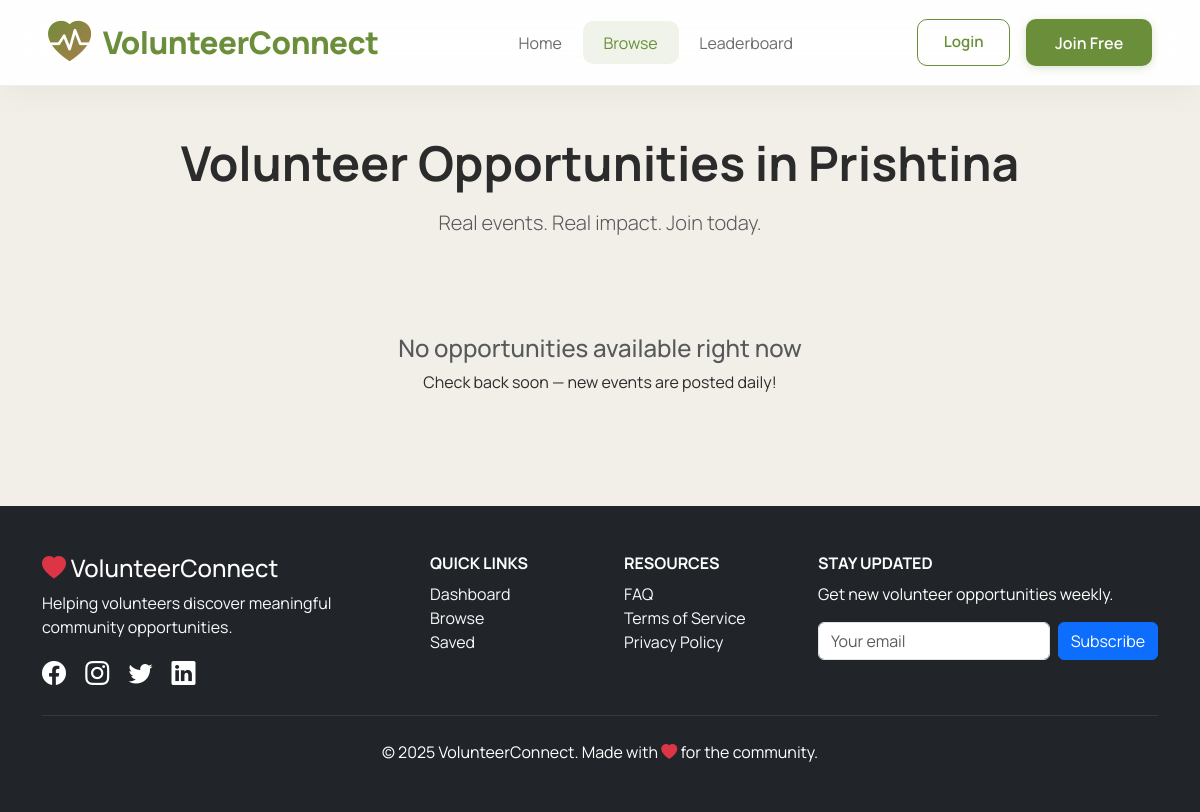
/public_browse.php, run on an earlier commit of the app's database.
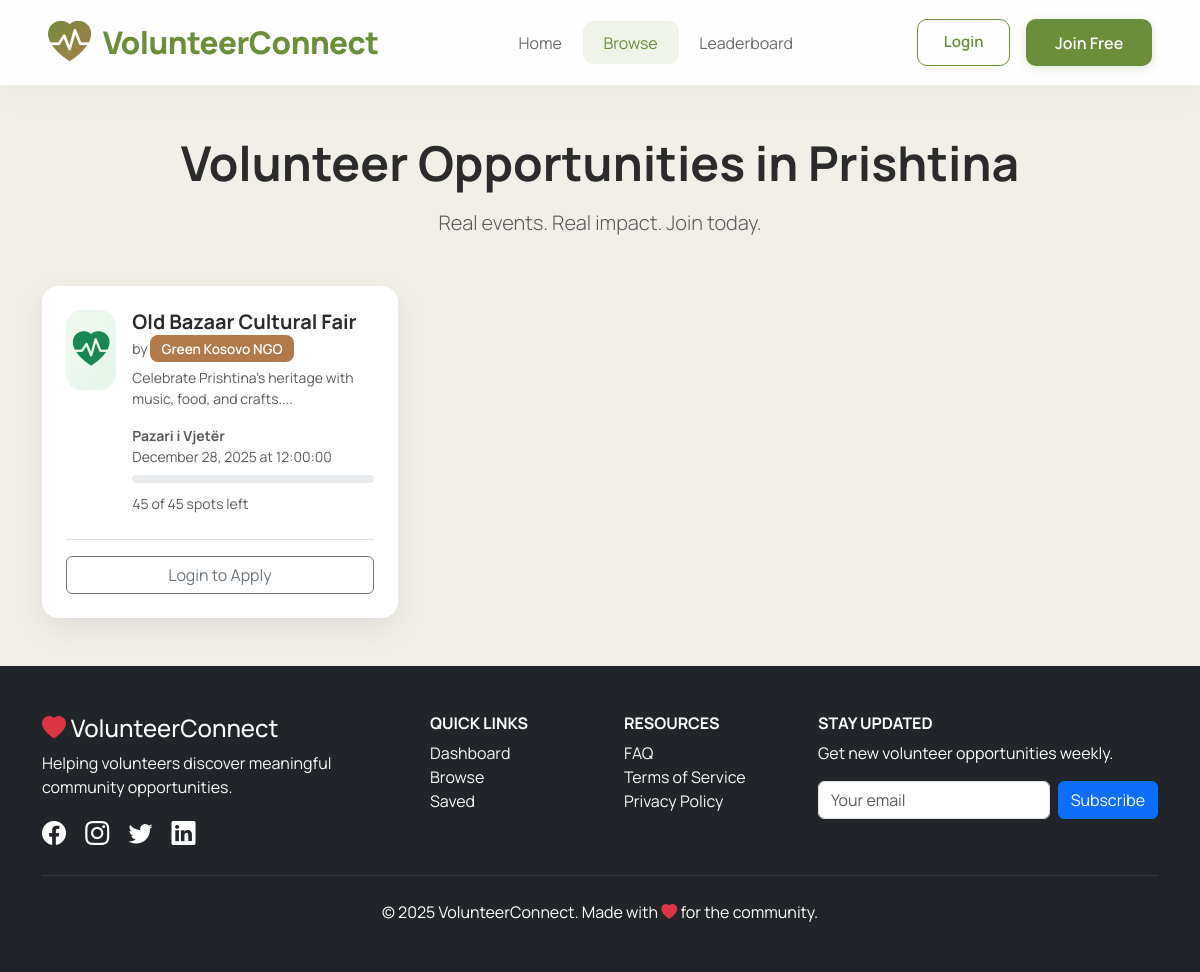
And on a later commit of the database.
### tables this page shows
CREATE TABLE opportunities (
    id INT AUTO_INCREMENT PRIMARY KEY,
    title VARCHAR(255) NOT NULL,
    description TEXT NOT NULL,
    category VARCHAR(50) DEFAULT 'General',
    location_name VARCHAR(255) NOT NULL,
    latitude DECIMAL(10,8) NULL,
    longitude DECIMAL(11,8) NULL,
    date DATE NOT NULL,
    time TIME NULL,
    slots INT DEFAULT 20,
    filled_slots INT DEFAULT 0,
    organization_id INT NOT NULL,
    created_at TIMESTAMP DEFAULT CURRENT_TIMESTAMP,
    FOREIGN KEY (organization_id) REFERENCES users(id) ON DELETE CASCADE,
    INDEX idx_date (date),
    INDEX idx_category (category)
);

CREATE TABLE users (
    id INT AUTO_INCREMENT PRIMARY KEY,
    name VARCHAR(100) NOT NULL,
    email VARCHAR(150) UNIQUE NOT NULL,
    password VARCHAR(255) NOT NULL,
    role ENUM('user','volunteer','organization','admin') DEFAULT 'user',
    status ENUM('pending','approved','rejected') DEFAULT 'approved',
    phone VARCHAR(20) DEFAULT NULL,
    total_hours INT DEFAULT 0,
    total_verified_hours INT DEFAULT 0,
    created_at TIMESTAMP DEFAULT CURRENT_TIMESTAMP,
    INDEX idx_role (role),
    INDEX idx_email (email)
);

### public_browse.php (the view, shortened to what this page needs)
<?php
require_once 'config/config.php';
include_once 'includes/header.php';
$is_logged_in = !empty($_SESSION['logged_in']);
$stmt = $conn->prepare("
    SELECT o.*, u.name AS org_name,
           (o.slots - COALESCE(COUNT(CASE WHEN a.status = 'confirmed' THEN 1 END), 0)) AS spots_left
    FROM opportunities o
    LEFT JOIN users u ON o.organization_id = u.id
    LEFT JOIN applications a ON o.id = a.opportunity_id AND a.status = 'confirmed'
    WHERE o.date >= CURDATE()
    GROUP BY o.id
    ORDER BY o.date ASC, o.created_at DESC
");
$stmt->execute();
$opportunities = $stmt->fetchAll();
$applied_opps = [];
?>
<link href="https://unpkg.com/leaflet@1.9.4/dist/leaflet.css" rel="stylesheet">
<div class="container my-5">
    <h1 class="display-5 fw-bold text-center mb-3">Volunteer Opportunities in Prishtina</h1>
    <p class="lead text-muted text-center mb-5">Real events. Real impact. Join today.</p>
    <?php if (empty($opportunities)): ?>
        <div class="text-center py-5">
            <h4 class="text-muted">No opportunities available right now</h4>
            <p>Check back soon — new events are posted daily!</p>
        </div>
    <?php else: ?>
        <div class="row g-4">
            <?php foreach ($opportunities as $opp):
                $isFull = ($opp['spots_left'] <= 0);
                $alreadyApplied = in_array($opp['id'], $applied_opps);
            ?>
                <div class="col-md-6 col-lg-4">
                    <div class="opp-card h-100 d-flex flex-column">
                        <div class="d-flex gap-3 flex-grow-1">
                            <div style="width:80px;height:80px;background:linear-gradient(120deg,#f0f9f0,#e6f4ea);border-radius:16px;display:flex;align-items:center;justify-content:center">
                                <i class="bi bi-heart-pulse-fill text-success" style="font-size:2.3rem"></i>
                            </div>
                            <div class="flex-grow-1">
                                <h5 class="fw-bold mb-1"><?=htmlspecialchars($opp['title'])?></h5>
                                <p class="small text-muted mb-2">by <span class="org-badge"><?=htmlspecialchars($opp['org_name'])?></span></p>
                                <p class="small text-muted mb-3"><?=htmlspecialchars(substr($opp['description'],0,100))?>...</p>
                                <ul class="list-unstyled small text-muted mb-2">
                                    <li><strong><?=htmlspecialchars($opp['location_name'])?></strong></li>
                                    <li><?=date('F j, Y', strtotime($opp['date']))?> <?= $opp['time'] ? 'at '.$opp['time'] : '' ?></li>
                                </ul>
                                <div class="progress mb-2" style="height:8px">
                                </div>
                                <small class="text-muted"><?=$opp['spots_left']?> of <?=$opp['slots']?> spots left</small>
                            </div>
                        </div>
                        <div class="mt-4 pt-3 border-top" id="apply-section-<?=$opp['id']?>">
                            <?php if (!$is_logged_in): ?>
                                <a href="auth/login.php" class="btn btn-outline-secondary w-100">Login to Apply</a>
                            <?php elseif (IS_BLOCKED_USER): ?>
                                <button class="btn btn-secondary w-100" disabled>Cannot Apply</button>
                            <?php elseif ($alreadyApplied): ?>
                                <div class="state pending">Application Sent!<br><small>We'll contact you soon</small></div>
                            <?php elseif ($isFull): ?>
                                <div class="state full">Event is Full</div>
                            <?php endif; ?>
                        </div>
                    </div>
                </div>
            <?php endforeach; ?>
        </div>
    <?php endif; ?>
</div>
<?php include 'includes/footer.php'; ob_end_flush(); ?>

What changed in the data, as far as the page shows it:
added opportunities: title "Old Bazaar Cultural Fair", organization.name "Green Kosovo NGO", description "Celebrate Prishtina’s heritage with music, food, and crafts.", location_name "Pazari i Vjetër", date "December 28, 2025", time "12:00:00", spots_left "45", slots "45"
Also different on the page:
text no longer shown: "No opportunities available right now Check back soon — new events are posted daily!"
